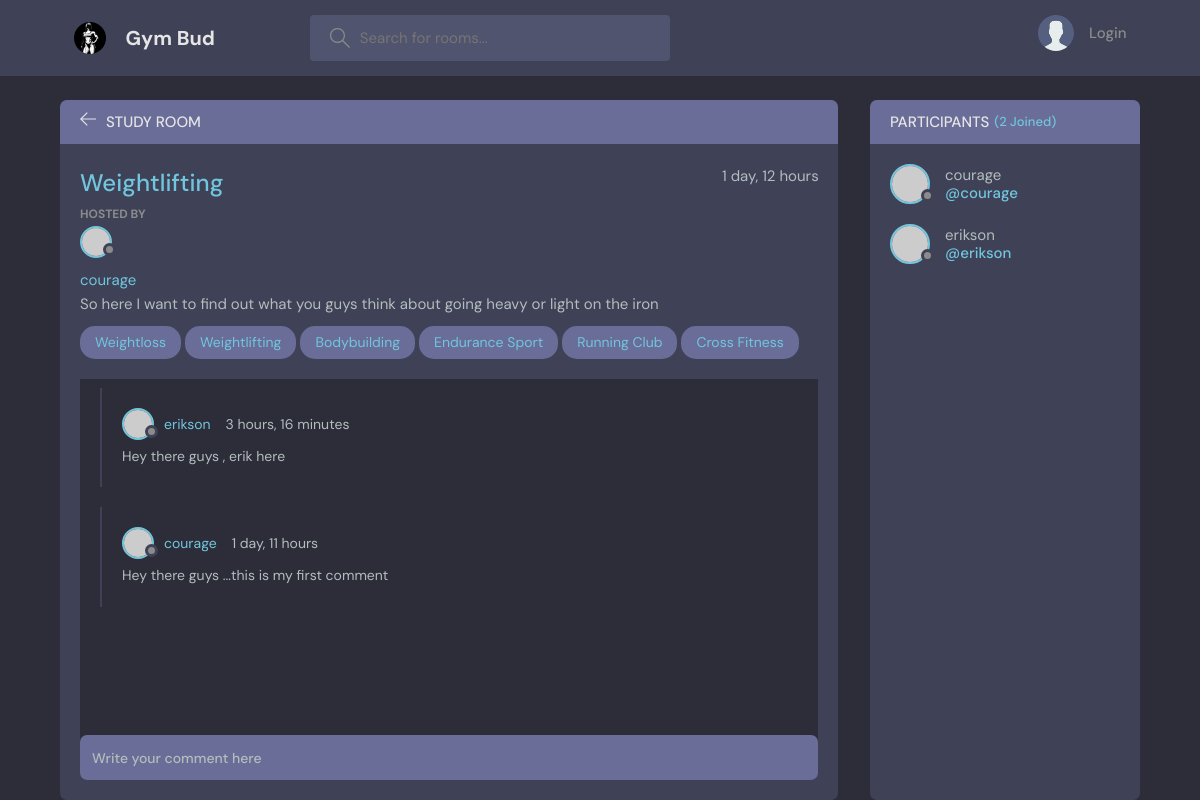
The page /room/1/ on the database as committed earlier.
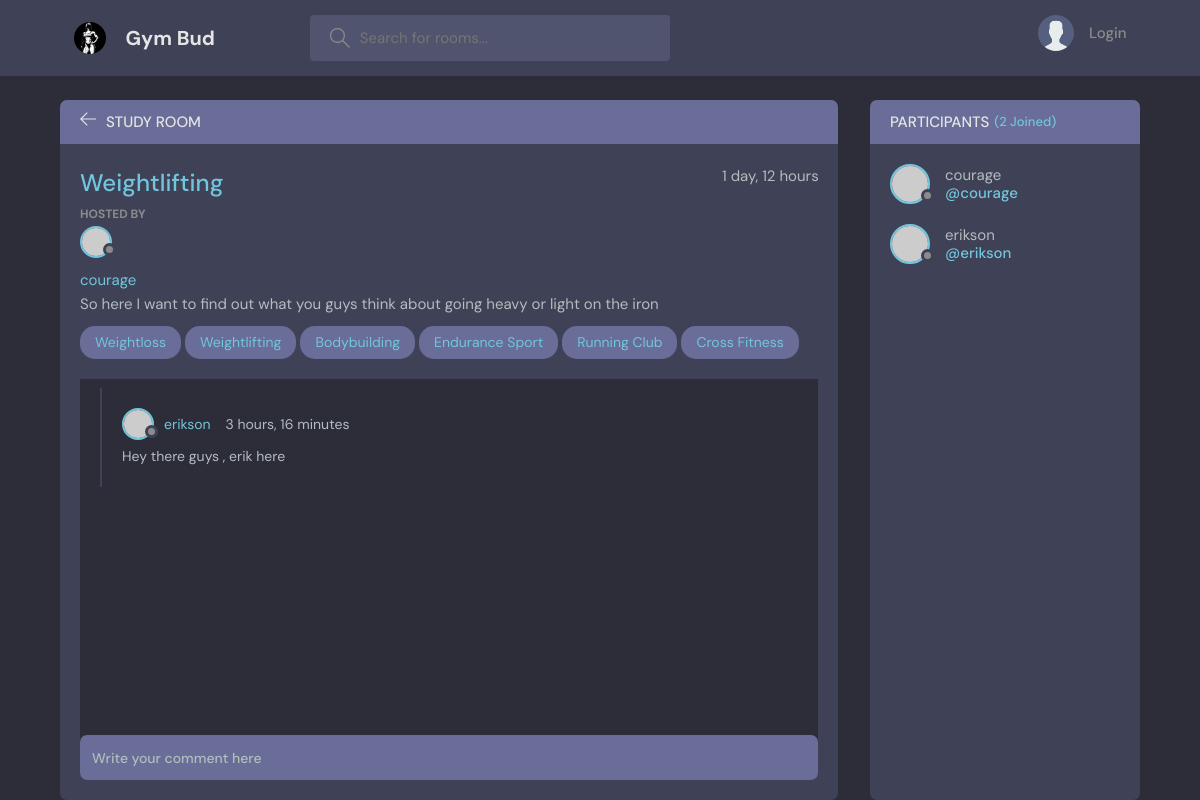
The same page on the database as committed later.
### gym_bud_app/models.py (models this page shows, shortened)
class Topic(models.Model):
    name = models.CharField(max_length=200)
    def __str__(self):
        return self.name

class Message(models.Model):
    user = models.ForeignKey(User, on_delete=models.CASCADE)
    room = models.ForeignKey(Room, on_delete=models.CASCADE)
    body = models.TextField()
    update = models.DateTimeField(auto_now=True)
    created = models.DateTimeField(auto_now_add=True)
    class Meta:
        ordering = ['-created']

### gym_bud_app/views.py (the view, shortened to what this page needs)
# urls.py: path('room/<str:pk>/', room, name='room'),
def room(request, pk):
    room = Room.objects.get(id=pk)
    room_messages = room.message_set.all().order_by('-created')
    participants = room.participants.all()
    topics = Topic.objects.all()
    context = {
        'room': room,
        'room_messages': room_messages,
        'participants': participants,
        'topics': topics
    }
    return render(request,'base/room.html',context)

### gym_bud_app/templates/base/room.html (shortened to what this page needs)
{% extends 'main.html' %} {% block content %}
<main class="profile-page layout layout--2">
  <div class="container">
    <div class="room">
      <div class="room__top">
        <div class="room__topLeft">
          <a href="{% url 'home' %}">
            <svg
              version="1.1"
              xmlns="http://www.w3.org/2000/svg"
              width="32"
              height="32"
              viewBox="0 0 32 32"
            >
              <title>arrow-left</title>
              <path
                d="M13.723 2.286l-13.723 13.714 13.719 13.714 1.616-1.611-10.96-10.96h27.625v-2.286h-27.625l10.965-10.965-1.616-1.607z"
              ></path>
            </svg>
          </a>
          <h3>Study Room</h3>
        </div>
      </div>
      <div class="room__box scroll">
        <div class="room__header scroll">
          <div class="room__info">
            <h3>{{room.topic}}</h3>
            <span>{{room.created | timesince}}</span>
          </div>
          <div class="room__hosted">
            <p>Hosted By</p>
            <a href="#" class="room__author">
              <div class="avatar avatar--small">
                <img src="https://randomuser.me/api/portraits/men/37.jpg" />
              </div>
              <span
                ><a href="{% url 'user-profile' room.host.id %}"
                  >{{room.host}}</a
                ></span
              >
            </a>
          </div>
          <div class="room__details">{{room.description}}</div>
          {% for topic in topics %}
          <span class="room__topics"
            ><a href="{% url 'home' %}"> {{topic}}</a>
          </span>
          {% endfor %}
        </div>
        <div class="room__conversation">
          <div class="threads scroll">
            {% for message in room_messages %}
            <div class="thread">
              <div class="thread__top">
                <div class="thread__author">
                  <a href="#" class="thread__authorInfo">
                    <div class="avatar avatar--small">
                      <img
                        src="https://randomuser.me/api/portraits/men/37.jpg"
                      />
                    </div>
                    <span>{{message.user}}</span>
                  </a>
                  <span class="thread__date"
                    >{{message.created | timesince}}</span
                  >
                </div>
              </div>
              <div class="thread__details">{{message.body}}</div>
            </div>
            {% endfor %}
          </div>
        </div>
      </div>
      <div class="room__message">
        <form method="post" action="">
          <input
            type="text"
            name="body"
            placeholder="Write your comment here"
          />
        </form>
      </div>
    </div>
    <div class="participants">
      <h3 class="participants__top">
        Participants <span>({{participants.count}} Joined)</span>
      </h3>
      <div class="participants__list scroll">
        {% for participant in participants %}
        <a href="{% url 'user-profile' user.id %}" class="participant">
          <div class="avatar avatar--medium">
            <img src="https://randomuser.me/api/portraits/men/37.jpg" />
          </div>
          <p>
            {{participant.username}}
            <span>@{{participant.username}}</span>
          </p>
        </a>
        {% endfor %}
      </div>
    </div>
  </div>
</main>
{% endblock %}

Rows that differ between the two databases and show on the page:
removed Message: user "courage", created "1 day, 11 hours", body "Hey there guys ...this is my first comment"
